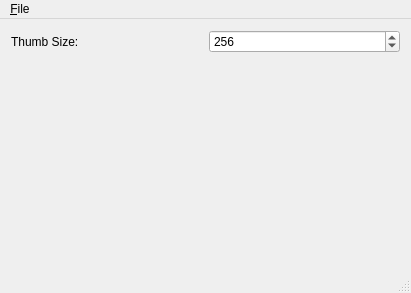
<?xml version="1.0" encoding="UTF-8"?>
<ui version="4.0">
 <class>MainWindow</class>
 <widget class="QMainWindow" name="MainWindow">
  <property name="geometry">
   <rect>
    <x>0</x>
    <y>0</y>
    <width>411</width>
    <height>293</height>
   </rect>
  </property>
  <property name="windowTitle">
   <string>MainWindow</string>
  </property>
  <widget class="QWidget" name="centralWidget">
   <layout class="QGridLayout" name="gridLayout">
    <item row="0" column="0">
     <layout class="QHBoxLayout" name="horizontalLayout">
      <item>
       <widget class="QLabel" name="label">
        <property name="text">
         <string>Thumb Size:</string>
        </property>
       </widget>
      </item>
      <item>
       <widget class="QSpinBox" name="thumbSizeSpinBox">
        <property name="minimum">
         <number>8</number>
        </property>
        <property name="maximum">
         <number>4096</number>
        </property>
        <property name="value">
         <number>256</number>
        </property>
       </widget>
      </item>
     </layout>
    </item>
    <item row="1" column="0">
     <widget class="ThumbnailRender" name="thumbnailRender" native="true"/>
    </item>
   </layout>
  </widget>
  <widget class="QMenuBar" name="menuBar">
   <property name="geometry">
    <rect>
     <x>0</x>
     <y>0</y>
     <width>411</width>
     <height>21</height>
    </rect>
   </property>
   <widget class="QMenu" name="menuFile">
    <property name="title">
     <string>&amp;File</string>
    </property>
    <addaction name="actionOpen"/>
    <addaction name="actionExit"/>
   </widget>
   <addaction name="menuFile"/>
  </widget>
  <widget class="QStatusBar" name="statusBar"/>
  <action name="actionOpen">
   <property name="text">
    <string>&amp;Open</string>
   </property>
  </action>
  <action name="actionExit">
   <property name="text">
    <string>Exit</string>
   </property>
  </action>
 </widget>
 <layoutdefault spacing="6" margin="11"/>
 <customwidgets>
  <customwidget>
   <class>ThumbnailRender</class>
   <extends>QWidget</extends>
   <header>thumbnailrender.h</header>
   <container>1</container>
  </customwidget>
 </customwidgets>
 <resources/>
 <connections>
  <connection>
   <sender>actionExit</sender>
   <signal>triggered()</signal>
   <receiver>MainWindow</receiver>
   <slot>close()</slot>
   <hints>
    <hint type="sourcelabel">
     <x>-1</x>
     <y>-1</y>
    </hint>
    <hint type="destinationlabel">
     <x>205</x>
     <y>146</y>
    </hint>
   </hints>
  </connection>
 </connections>
</ui>
